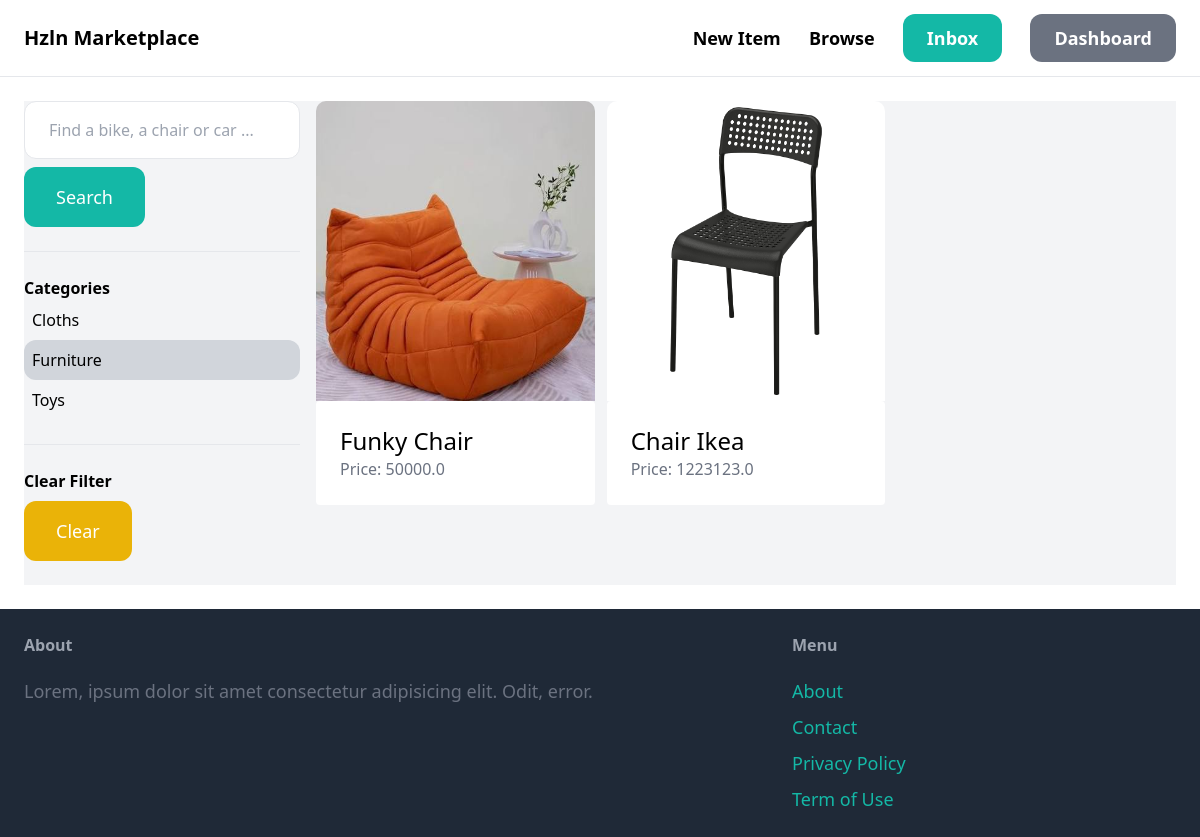
Page /items/?query&category=2 (signed in) on the committed database.
### item/models.py (models this page shows, shortened)
class Category(models.Model):
    name = models.CharField(max_length=255)
    class Meta:
        ordering = ('name',)
        verbose_name_plural = 'Categories'

class Item(models.Model):
    category = models.ForeignKey(Category, related_name='items', on_delete=models.CASCADE)
    name = models.CharField(max_length=255)
    description = models.TextField(blank=True, null=True)
    price = models.FloatField()
    image = models.ImageField(upload_to='items_images', blank=True, null=True)
    is_sold = models.BooleanField(default=False)
    created_by = models.ForeignKey(User, related_name='items', on_delete=models.CASCADE)
    created_at = models.DateTimeField(auto_now_add=True)

### item/views.py (the view)
# urls.py: path('', views.items_browse, name='items'),
def items_browse(request):
    query = request.GET.get('query', '')
    categories = Category.objects.all()
    category_id = request.GET.get('category', 0)
    items = Item.objects.filter(is_sold=False)
    if category_id:
        items = items.filter(category_id=category_id)
    if query:
        items = items.filter(Q(name__icontains=query) | Q(description_icontains=query))
    return render(request, 'item/items.html', {
        'items': items,
        'query': query,
        'categories': categories,
        'category_id': int(category_id)
    })

### item/templates/item/items.html (shortened to what this page needs)
{% extends 'core/base.html' %}
{% block content %}
<div class="pb-6 grid grid-cols-4 gap-4 bg-gray-100">
    <div class="col-span-1">
        <form method="get" action="{% url 'item:items' %}">
            <input name="query" type="text" class="w-full py-4 px-6 border rounded-xl" value="{{ query }}"
                placeholder="Find a bike, a chair or car ...">
            <button class="mt-2 py-4 px-8 text-lg bg-teal-500 text-white rounded-xl">
                Search
            </button>
        </form>
        <hr class="my-6">
        <p class="font-semibold">Categories</p>
        <ul>
            {% for category in categories %}
            <li class="py-2 px-2 rounded-xl
                {% if category.id == category_id %}
                    bg-gray-300
                {% endif %}
            ">
                <a href="{% url 'item:items' %}?query{{ query }}&category={{ category.id }}"> {{ category.name }}</a>
            </li>
            {% endfor %}
        </ul>
        <hr class="my-6">
        <p class="font-semibold"> Clear Filter</p>
        <ul>
            <li>
                <a href="{% url 'item:items' %}"
                    class="mt-2 py-4 px-8 inline-block bg-yellow-500 text-lg rounded-xl text-white">Clear</a>
            </li>
        </ul>
    </div>
    <div class="col-span-3">
        <div class="grid grid-cols-3 gap-3">
            {% for item in items %}
            <div>
                <a href="{% url 'item:detail' item.id %}">
                    <div>
                        <img src="{{ item.image.url }}" class="rounded-t-[0.625rem] h-[300px] rounded-b-none w-full">
                    </div>
                    <div class="p-6 bg-white rounded ">
                        <h2 class="text-2xl">
                            {{ item.name }}
                        </h2>
                        <p class="text-gray-500">
                            Price: {{ item.price }}
                        </p>
                    </div>
                </a>
            </div>
            {% endfor %}
        </div>
    </div>
</div>
{% endblock %}

### rows in the picture
Category: name "Cloths"
Category: name "Furniture"
Category: name "Toys"
Item: image (picture), name "Funky Chair", price "50000.0"
Item: image (picture), name "Chair Ikea", price "1223123.0"
